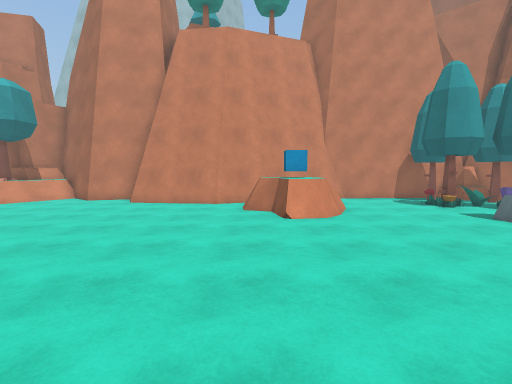
[1] (above)

20 first-person views from a walk through a scene from a Unity 3-D project. The camera is 1.5 m above the floor, tilts 4° down and sees 80° across. The floor is counted in squares, 1 m on a side. Each view is taken from the middle of a square. On the plan, view 1 faces up. The plan holds only what a view shows up to about 15 squares ahead; the rest is blank. The place goes on beyond the plan. The player is left out. Surface patterns are stand-ins for the level's own textures.

[2]
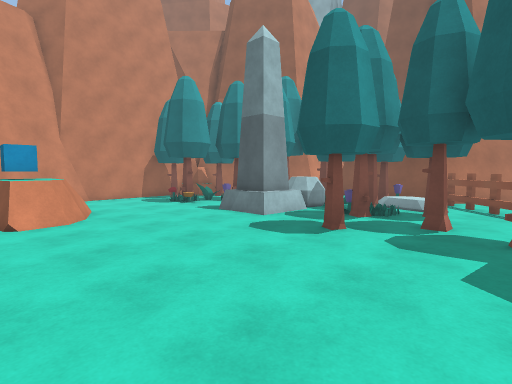

[3]
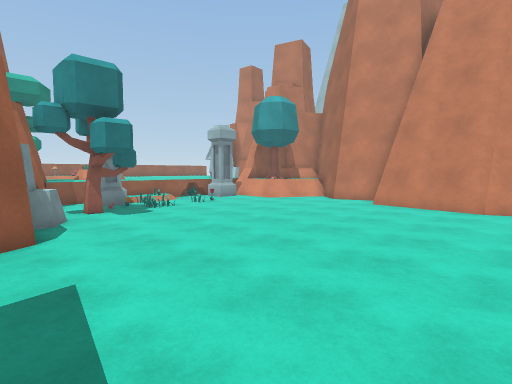

[4]
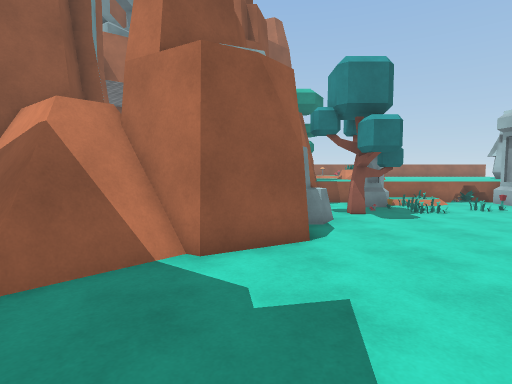

[5]
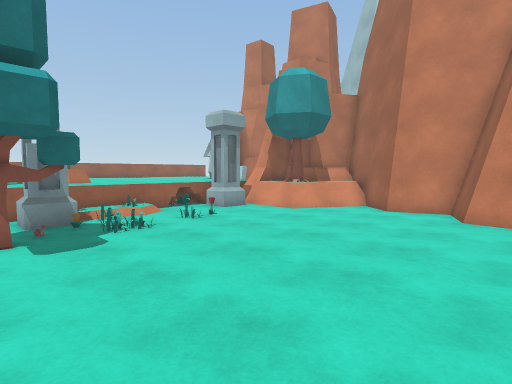

[6]
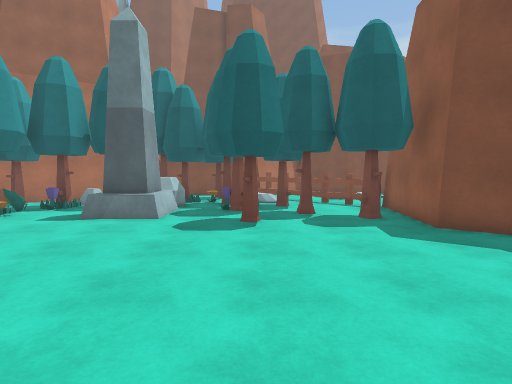

[7]
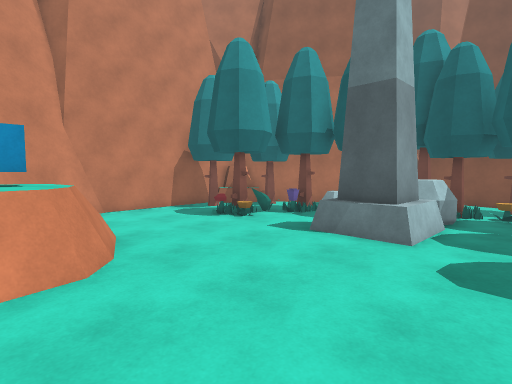

[8]
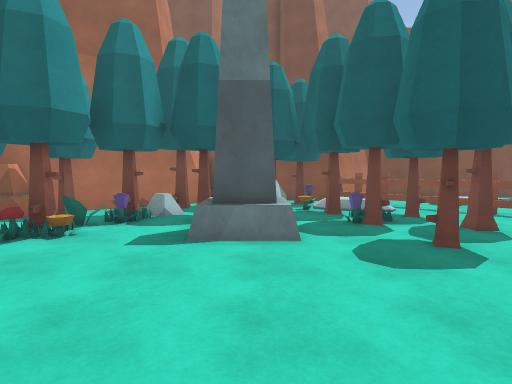

[9]
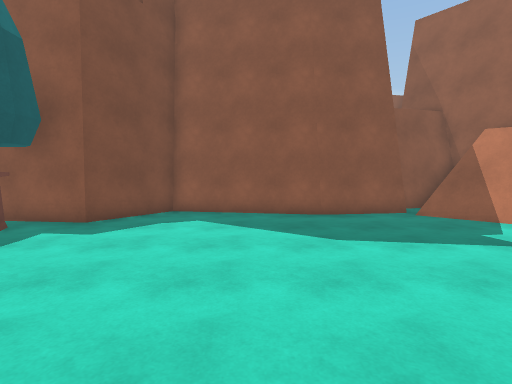

[10]
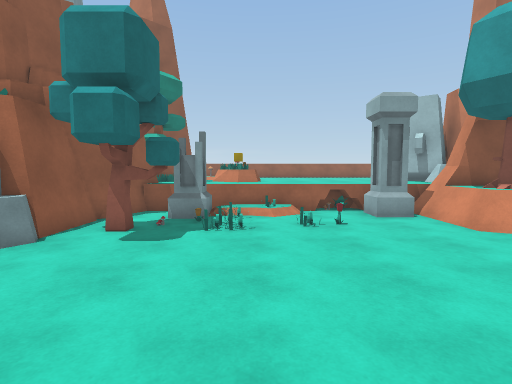

[11]
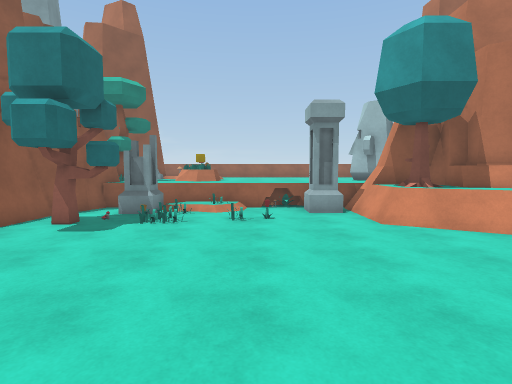

[12]
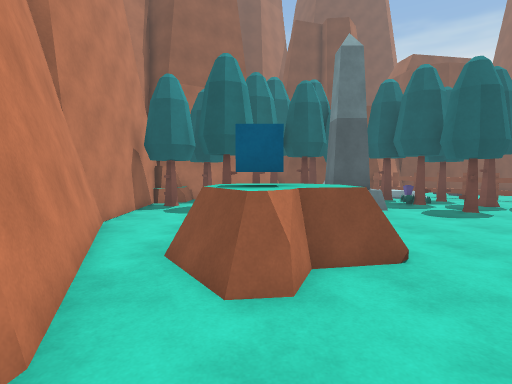

[13]
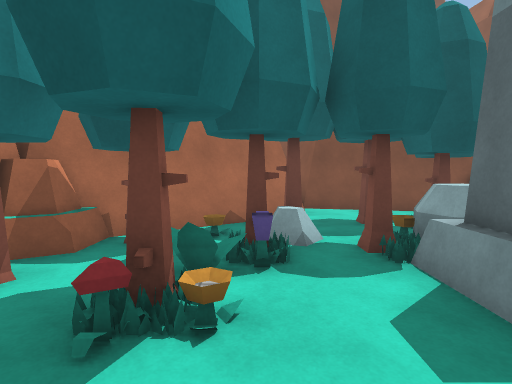

[14]
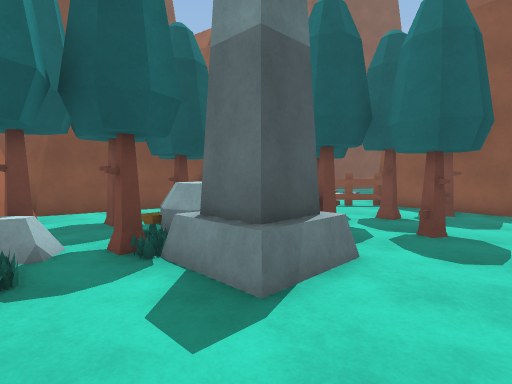

[15]
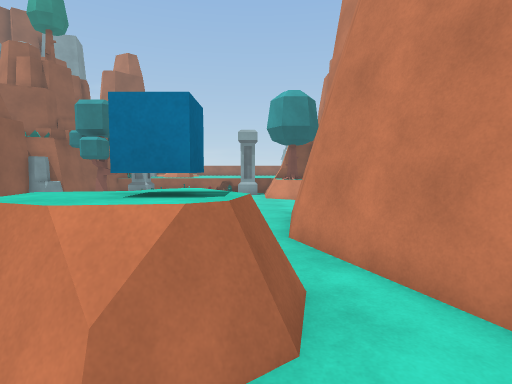

[16]
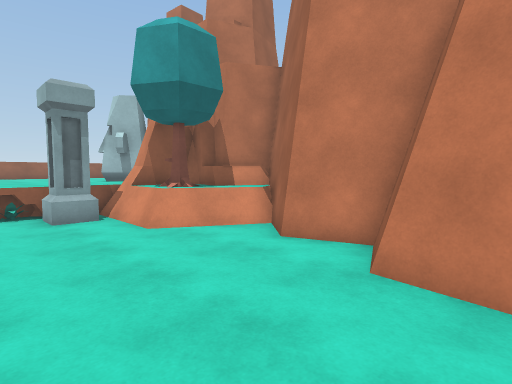

[17]
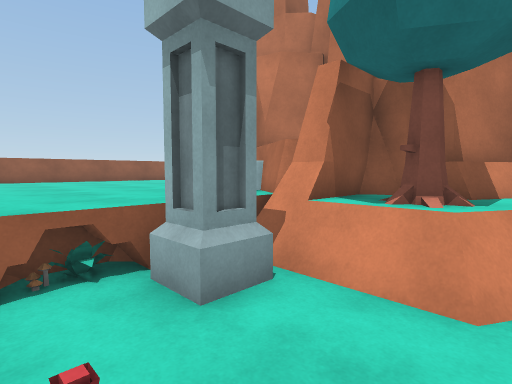

[18]
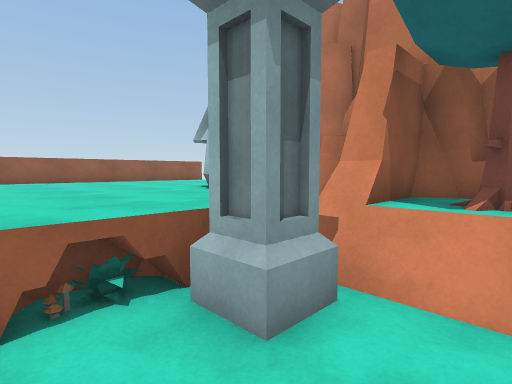

[19]
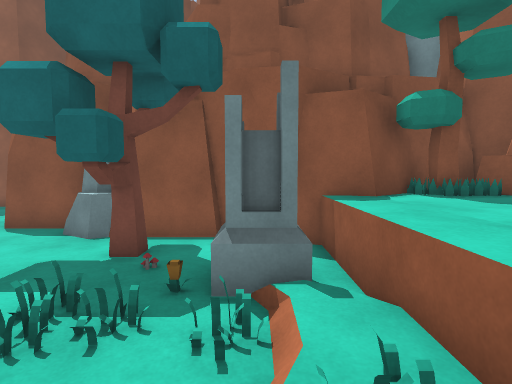

[20]
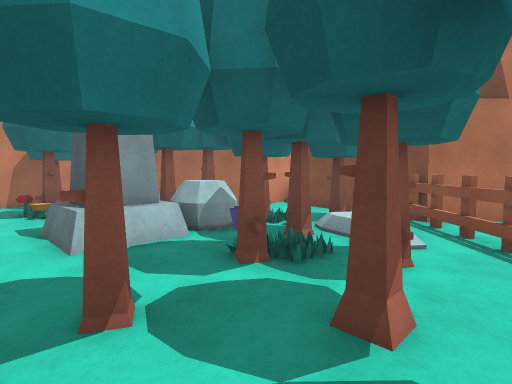

### Floor plan
Key: @ floor where view 1 was taken; # wall or solid block; . floor; = window, fence, low wall or low ledge; ^ raised ledge; T tree; R rock; F flower; B bush; C cube; O other object.
Columns run from 17 left of view 1 to 16 right of it. Each row starts with its distance up from view 1.
 18 R    ##
 17 O  #R#^#             #######R
 16 R#RR^^^#####      ####....ORR##
 15 OR##TT=....########.........RO#
 14 ^R##=#=.....#####...........O.##
 13 ^RR#..............RRR...OFB..F.#
 12 ^RRO.............RCCR.....FOOO.##
 11 ^RR...............RRR.......OOOO##
 10 ^RR.F.............RR........OOOO==
  9 ^RR..O...................OOOFFOO
  8 ^RR......................O#OOO O
  7 ORR OO...................OO.OOOOO#
  6 ^RROFT.....................O.OFOOO
  5 ^RRO.TT...................OFOOOOO#
  4 T##..T..................O.OOOO  ##
  3 O###RRRO....................OO ##
  2 R    R#R##R...............O...##
  1 R      R ##..............O...##
  0           #R.....@......OO..##
 -1           #=...........######
 -2           ##=.........##
 -3           ##=##########
 -4            ###

Positions as (right, up) in squares from view 1, and headings:
1: (0, 0), facing up
2: (0, 0), facing up-right
3: (0, 1), facing up-left
4: (-1, 1), facing left
5: (-4, 4), facing up-left
6: (-2, 4), facing right
7: (1, 5), facing up-right
8: (1, 8), facing right
9: (1, 8), facing down
10: (-4, 8), facing left
11: (-3, 10), facing left
12: (-4, 12), facing right
13: (5, 12), facing right
14: (5, 12), facing down-right
15: (5, 13), facing left
16: (-4, 10), facing up-left
17: (-11, 10), facing up-left
18: (-12, 10), facing up-left
19: (-14, 10), facing down
20: (6, 1), facing up-right
